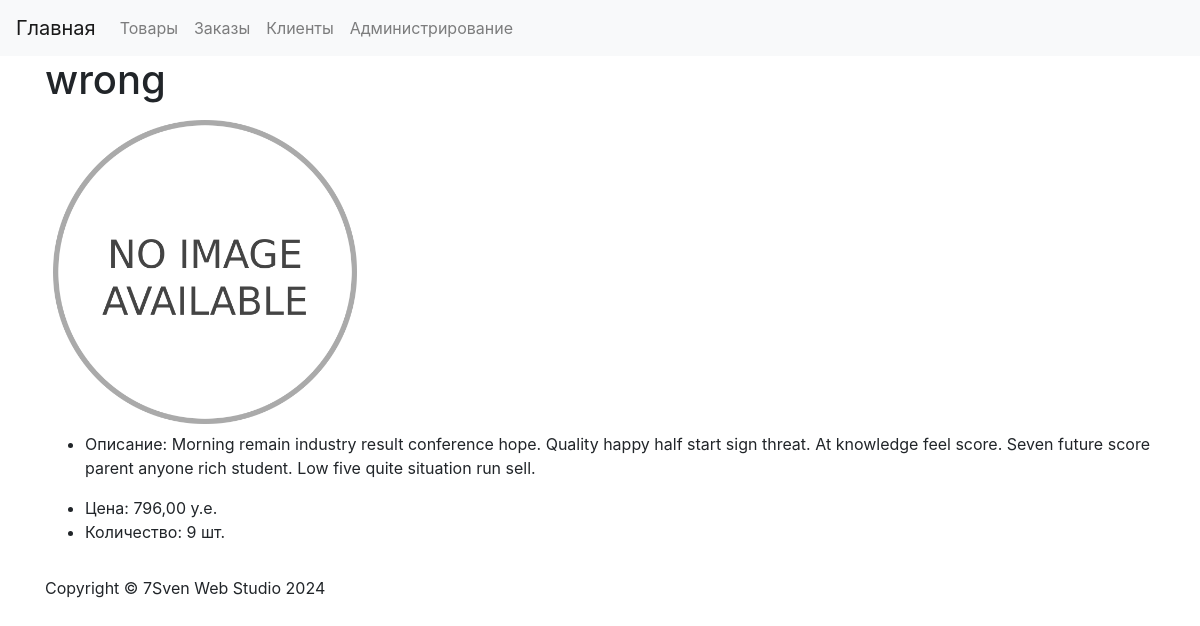
The page /products/1/ on the database as committed earlier.
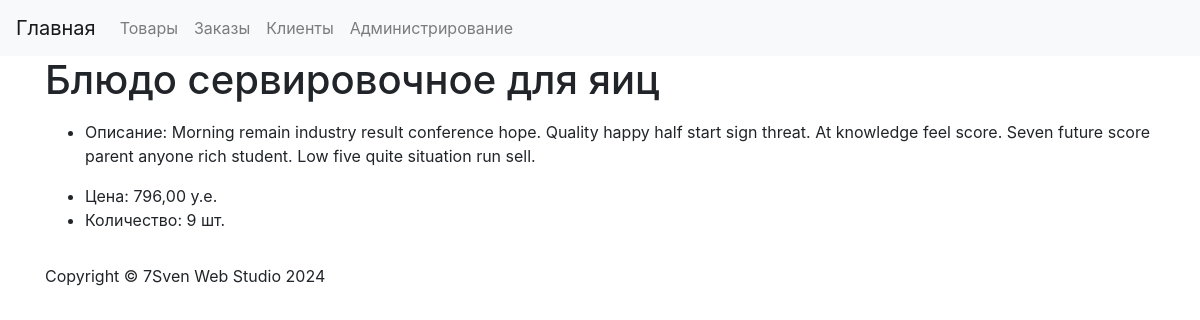
The same page on the database as committed later.
### products/models.py (models this page shows, shortened)
class Product(models.Model):
    name = models.CharField(max_length=255, verbose_name='Название')
    description = models.TextField(verbose_name='Описание')
    price = models.DecimalField(max_digits=10, decimal_places=2, verbose_name='Цена')
    quantity = models.IntegerField(verbose_name='Количество')
    added_date = models.DateField(auto_now_add=True, verbose_name='Дата добавления')
    image = models.ImageField(upload_to='images/', default='default_image.png', blank=True, verbose_name='Изображение')
    class Meta:
        verbose_name = 'Товар'
        verbose_name_plural = 'Товары'

### products/views.py (the view)
# urls.py: path('<int:product_id>/', fetch_product, name='product_view'),
def fetch_product(request, product_id):
    product = get_object_or_404(Product, pk=product_id)
    return render(request, 'products/product_detail.html', {'product': product})

### products/templates/products/product_detail.html (shortened to what this page needs)
{% extends 'base.html' %}
{% block content %}
    <h1>{{ product.name }}</h1>
        {% if product.image %}
            <img src="{{ product.image.url }}" alt="{{ product.name }}" width="320" height="320">
        {% else %}
            <p></p>
        {% endif %}
        <ul>
            <li><p>Описание: {{ product.description }}</p></li>
            <li>Цена: {{ product.price }} у.е.</li>
            <li>Количество: {{ product.quantity }} шт.</li>
        </ul>
{% endblock %}

Rows that differ between the two databases and show on the page:
changed Product: name "wrong" → "Блюдо сервировочное для яиц"; image: picture removed
